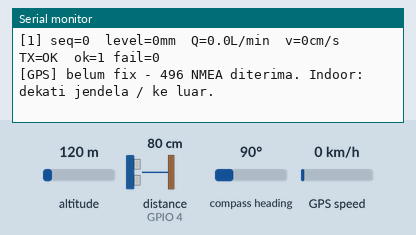
Bench run of a sketch on a simulated ESP32-S3. Shown: the last lines printed to the serial monitor. Wiring (inferred from the names in the program): ultrasonic range finder: trigger GPIO 5; echo GPIO 4. Inputs (shaded band) come from the test bench; at power-on: distance to the obstacle (sensor on GPIO 4) 80 cm, altitude 120 m, compass heading 90°, GPS speed 0 km/h. The echo pulse lasts 58.3 µs per cm; the GPS gets a fix after 3 s at 37.7749, -122.4194 with 8 satellites; no radio packets arrive unless stated.

Above: at 1.7 s.
1.8 s: distance to the obstacle (sensor on GPIO 4) set to 2 cm
At 4.4 s:
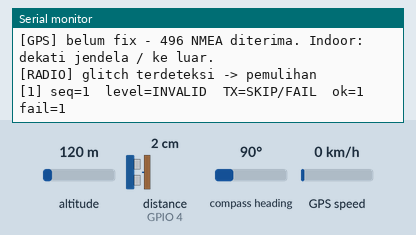
5.2 s: distance to the obstacle (sensor on GPIO 4) set to 35 cm
At 7.5 s:
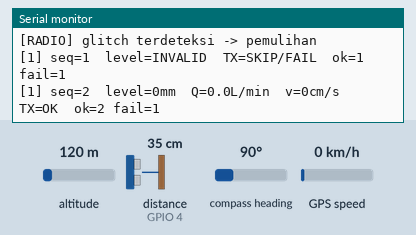
11.2 s: distance to the obstacle (sensor on GPIO 4) set to 4 cm
At 13.3 s:
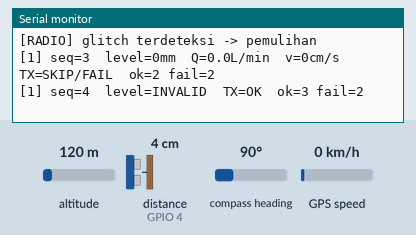

The sketch:

node_fgv_v2_n1.ino
```cpp
/*
 * FGV NODE v2 — JSN + MANNING on-chip (+ LoRa TX)
 * ================================================
 * Upgrade poc3_node: setelah level valid, hitung v & Q (Manning) on-chip
 * via flow_manning.h, dan kirim Q di paket. Pola sensor/radio tidak
 * berubah dari PoC yang sudah LULUS (median/5, INVALID=0xFFFF, CRC8).
 *
 * PAKET (18 byte, packed):
 *   node_id | seq | level_mm u16 | q_lpm_x10 u16 | v_cms u16 |
 *   flags u8 | crc8 | lat_e7 i32 | lon_e7 i32   (GPS pin-point lokasi)
 *   level_mm = 0xFFFF -> INVALID (Q juga 0xFFFF)
 *   lat/lon  = 0x7FFFFFFF -> GPS belum fix (INVALID — bukan 0 palsu)
 *   v dalam cm/s (x1), Q dalam L/min x10
 *
 * GEOMETRI (terukur 20 Sep 2026 — lihat flow_manning.h):
 *   b=8cm, tinggi=2.5cm, L=45cm, S=4/450=0.00889, n terkalibrasi 0.0154
 * SENSOR: pasang di bracket, jarak sensor->dasar >= 280 mm!
 *   (atur: level_mm = SENSOR_HEIGHT_MM - jarak_terbaca)
 *
 * Board: esp32:esp32:esp32s3 · Serial: 115200
 * ⚠️ ANTENA TERPASANG SEBELUM JALAN.
 */

#include <LoRa.h>
#include <SPI.h>
#include <esp_task_wdt.h>
#include <stdint.h>
#include <TinyGPSPlus.h>
#include "flow_manning.h"

// Watchdog: loop macet > 8 dtk -> panic-reboot otomatis (anti "sunyi misterius")
#define WDT_TIMEOUT_S 8

// ---------------- Pin map (ARSITEKTUR §2.1) -------------------------------
#define LORA_NSS   10
#define LORA_SCK   12
#define LORA_MISO  13
#define LORA_MOSI  11
#define LORA_RST   9
#define LORA_DIO0  8

const uint8_t PIN_TRIG = 5;
const uint8_t PIN_ECHO = 4;

// ---------------- GPS Neo-6M (pin point lokasi per node) -------------------
// Arsitektur 3-box independen di titik berbeda: tiap node melaporkan posisinya
// sendiri. Wiring mengikuti pola PALD test_gps_neo6m (terbukti): UART2, 9600.
// Cukup 3 kabel: VCC -> 3V3, GND -> GND, GPS TX -> GPIO 16.
// (GPS RX ke GPIO 17 opsional — kita tidak mengirim config ke modul.)
#define GPS_RX_PIN 16   // S3 RX  <- GPS TX
#define GPS_TX_PIN 17   // S3 TX  -> GPS RX (boleh dibiarkan tak tersambung)
#define GPS_BAUD    9600
HardwareSerial gpsSerial(2);
TinyGPSPlus gps;
bool    gps_fix = false;
int32_t gps_lat_e7 = 0x7FFFFFFF;   // sentinel = INVALID (belum fix)
int32_t gps_lon_e7 = 0x7FFFFFFF;

// ---------------- Sensor (keputusan PoC-1, tervalidasi) --------------------
const float SPEED_OF_SOUND_MPS = 343.42f;
const float US_TO_MM           = SPEED_OF_SOUND_MPS / 2.0f / 1000.0f;
const uint8_t  N_SAMPLES         = 5;
const uint32_t PING_INTERVAL_MS  = 60;
const uint32_t ECHO_TIMEOUT_US   = 30000;
const float    MM_MIN            = 200.0f;
const float    MM_MAX            = 4500.0f;
const uint8_t  INVALID_TOLERANCE = 3;
const float    LEVEL_OFFSET_MM   = -3.6f;   // kalibrasi PoC-1 (+3.6 terukur)
const uint16_t LEVEL_INVALID     = 0xFFFF;

// *** TERUKUR 20/21 Sep (well diganti panjang): kering 331 mm, banjir 240 mm
//     -> level banjir = 91 mm. Bacaan 240 mm < blind zone datasheet, tapi
//     unit ini tervalidasi empiris stabil hingga 221 mm (HASIL PoC-1/3).
float SENSOR_HEIGHT_MM = 331.0f;

// Kapasitas wadah bening (Kolam Penenang Hilir): kering 331 mm, banjir 240 mm
// Level > 85 mm (saat kran pink ditutup/dihambat) = MELUAP (BANJIR)
// Q disaturasi pada Q maks saluran.
const float LEVEL_OVERFLOW_MM = 85.0f;

// ---------------- Radio (tervalidasi PoC-2/3) ------------------------------
const long    RF_FREQ_HZ   = 433000000L;
const int     RF_SF        = 9;
const long    RF_BW        = 125E3;
const int     RF_CR        = 5;
const uint8_t RF_SYNCWORD = 0xF1;
const uint32_t TX_PERIOD_MS = 3000;   // 3 node 1 channel: 3 s + fase TDMA per node

const uint8_t NODE_ID = 1;

struct __attribute__((packed)) FgvTx {
  uint8_t  node_id;
  uint8_t  seq;
  uint16_t level_mm;     // 0xFFFF = INVALID (level dari DASAR saluran)
  uint16_t q_lpm_x10;    // debit x10 L/min (0xFFFF saat INVALID; saturasi saat MELUAP)
  uint16_t v_cms;        // kecepatan cm/s
  uint8_t  flags;        // bit0=level_ok bit1=meluap bit2=gps_fix
  uint8_t  crc8;
  int32_t  lat_e7;       // derajat x 1e7; 0x7FFFFFFF = belum fix
  int32_t  lon_e7;
};                         // total 18 byte
static_assert(sizeof(FgvTx) == 18, "FGV node packet must stay exactly 18 bytes");

uint8_t crc8(const uint8_t *data, uint8_t len) {
  uint8_t crc = 0x00;
  while (len--) {
    crc ^= *data++;
    for (uint8_t i = 0; i < 8; i++)
      crc = (crc & 0x80) ? (uint8_t)((crc << 1) ^ 0x07) : (uint8_t)(crc << 1);
  }
  return crc;
}

uint8_t packetCrc8(const uint8_t *packet) {
  // CRC byte is at offset 9 in packed FgvTx; omit that byte from the CRC input.
  uint8_t crc = 0;
  for (uint8_t i = 0; i < sizeof(FgvTx); i++) {
    if (i == 9) continue;
    crc ^= packet[i];
    for (uint8_t bit = 0; bit < 8; bit++)
      crc = (crc & 0x80) ? (uint8_t)((crc << 1) ^ 0x07) : (uint8_t)(crc << 1);
  }
  return crc;
}

// ---------------- Sensor ----------------------------------------------------
float takePingMm() {
  digitalWrite(PIN_TRIG, LOW);
  delayMicroseconds(4);
  digitalWrite(PIN_TRIG, HIGH);
  delayMicroseconds(10);
  digitalWrite(PIN_TRIG, LOW);
  const uint32_t echo_us = pulseIn(PIN_ECHO, HIGH, 30000);
  if (echo_us == 0) return NAN;
  const float mm = (float)echo_us * US_TO_MM;
  if (mm < MM_MIN || mm > MM_MAX) return NAN;
  return mm;
}

float medianOf(float *v, uint8_t n) {
  for (uint8_t i = 1; i < n; i++) {
    const float key = v[i];
    int8_t j = i - 1;
    while (j >= 0 && v[j] > key) { v[j + 1] = v[j]; j--; }
    v[j + 1] = key;
  }
  return (n & 1) ? v[n / 2] : (v[n / 2 - 1] + v[n / 2]) / 2.0f;
}

// ---------------- State -----------------------------------------------------
uint8_t seq = 0;
uint32_t tx_ok = 0, tx_fail = 0, n_invalid_cycles = 0, tx_busy_skip = 0;
uint32_t tx_start_ms = 0;

// TX async: loop TIDAK PERNAH blocking menunggu TX_DONE (lihat catatan
// bug hang: endPacket sinkron = while tanpa timeout di LoRa.cpp:184-200;
// EMI pompa bisa bikin radio gagal set TX_DONE -> hang permanen).
volatile bool tx_done_flag = false;
void onTxDone() { tx_done_flag = true; }

// Pemulihan mandiri radio setelah glitch EMI (pompa on/off)
void radioRecover() {
  Serial.println(F("[RADIO] glitch terdeteksi -> pemulihan"));
  LoRa.sleep();
  delay(10);
  LoRa.idle();
  LoRa.setSpreadingFactor(RF_SF);
  LoRa.setSignalBandwidth(RF_BW);
  LoRa.setCodingRate4(RF_CR);
  LoRa.setSyncWord(RF_SYNCWORD);
  LoRa.enableCrc();
}

void setup() {
  Serial.begin(115200);
  pinMode(PIN_TRIG, OUTPUT);
  pinMode(PIN_ECHO, INPUT);
  digitalWrite(PIN_TRIG, LOW);
  delay(500);
  Serial.println();
  Serial.println(F("FGV NODE 1 v2.1 | JSN + Manning + GPS | paket 18B CRC8"));

  // Watchdog tugas loop: macet > 8 dtk -> reboot (dengan jejak di serial)
  esp_task_wdt_config_t wdt_cfg = {
    .timeout_ms = WDT_TIMEOUT_S * 1000,
    .idle_core_mask = 0,
    .trigger_panic = true,
  };
  esp_task_wdt_deinit();          // bersihkan init bawaan core (abaikan err)
  esp_task_wdt_init(&wdt_cfg);
  esp_task_wdt_add(NULL);         // pantau loopTask
  Serial.println(F("Watchdog aktif (8 s) - hang akan self-recovery"));
  Serial.print(F("Geometri: b=80mm h=25mm S=0.00889 n=0.0154 | sensor_h="));
  Serial.print(SENSOR_HEIGHT_MM, 0);
  Serial.println(F(" mm (SESUAIKAN!)"));

  gpsSerial.setRxBufferSize(512);   // fase sensing JSN blocking ~400ms; buffer
                                    // 256 bawaan bisa luap oleh NMEA 9600 baud
  gpsSerial.begin(GPS_BAUD, SERIAL_8N1, GPS_RX_PIN, GPS_TX_PIN);
  Serial.println(F("GPS UART2 9600 mulai. Fix butuh langit terbuka; indoor bisa lambat."));

  SPI.begin(LORA_SCK, LORA_MISO, LORA_MOSI, LORA_NSS);
  LoRa.setPins(LORA_NSS, LORA_RST, LORA_DIO0);
  if (!LoRa.begin(RF_FREQ_HZ)) {
    Serial.println(F("FATAL: LoRa.begin gagal."));
    while (true) delay(1000);
  }
  LoRa.setSpreadingFactor(RF_SF);
  LoRa.setSignalBandwidth(RF_BW);
  LoRa.setCodingRate4(RF_CR);
  LoRa.setSyncWord(RF_SYNCWORD);
  LoRa.enableCrc();
  LoRa.onTxDone(onTxDone);
  tx_done_flag = true;   // radio idle, TX pertama boleh jalan
  Serial.println(F("LoRa OK. TX async 1 paket/3 detik (fase TDMA per node)."));
  // TDMA fase bebas: geser mulai TX per node agar slot 3 s tidak bertumpuk
  // (n1 mulai 0 ms, n2 +1 s, n3 +2 s). Drift harian diabaikan utk skala demo.
  delay((uint32_t)(NODE_ID - 1) * 1000UL);
}

void loop() {
  const uint32_t t0 = millis();

  // GPS non-blocking: konsumsi NMEA yang ada di buffer UART2 (pola PALD)
  while (gpsSerial.available() > 0) gps.encode(gpsSerial.read());
  if (gps.location.isValid() && gps.location.isUpdated()) {
    gps_fix = true;
    gps_lat_e7 = (int32_t)(gps.location.lat() * 1e7);
    gps_lon_e7 = (int32_t)(gps.location.lng() * 1e7);
  }

  float valid[N_SAMPLES];
  uint8_t n_valid = 0, n_invalid = 0;
  for (uint8_t i = 0; i < N_SAMPLES; i++) {
    const float mm = takePingMm();
    if (isnan(mm)) n_invalid++; else valid[n_valid++] = mm;
    if (i < N_SAMPLES - 1) {
      const int32_t r = (int32_t)((i + 1) * 60) - (int32_t)(millis() - t0);
      if (r > 0) delay((uint32_t)r);
    }
  }

  uint16_t level_tx, q_tx, v_tx;
  uint8_t  flags_tx = 0;
  float level_mm = NAN;
  if (n_invalid >= INVALID_TOLERANCE ||
      n_valid < (N_SAMPLES - INVALID_TOLERANCE + 1)) {
    level_tx = 0xFFFF; q_tx = 0xFFFF; v_tx = 0xFFFF;
    n_invalid_cycles++;
  } else {
    const float dist = medianOf(valid, n_valid) + LEVEL_OFFSET_MM;
    level_mm = SENSOR_HEIGHT_MM - dist;   // level dari DASAR saluran
    if (level_mm < 0) level_mm = 0;       // sensor di atas dinding = kering
    level_tx = (uint16_t)(level_mm + 0.5f);
    flags_tx = 0x01;                      // bit0: level_ok

    float h_eff = level_mm;
    if (h_eff > LEVEL_OVERFLOW_MM) {      // MELUAP: Q saturasi, jangan hitung
      h_eff = LEVEL_OVERFLOW_MM;          //   geometri di luar kapasitas saluran
      flags_tx |= 0x02;                   // bit1: meluap
    }
    q_tx = manningQx10(h_eff);
    float v, Q;
    manningFromLevelMm(h_eff, &v, &Q);
    v_tx = (uint16_t)(v * 100.0f + 0.5f); // cm/s
  }

  if (gps_fix) flags_tx |= 0x04;         // bit2: GPS fix valid

  FgvTx p;
  p.node_id  = NODE_ID;
  p.seq      = seq;
  p.level_mm = level_tx;
  p.q_lpm_x10 = q_tx;
  p.v_cms    = v_tx;
  p.flags    = flags_tx;
  p.lat_e7   = gps_lat_e7;               // 0x7FFFFFFF bila belum fix
  p.lon_e7   = gps_lon_e7;
  p.crc8     = packetCrc8((uint8_t *)&p);

  // ---- TX async: TIDAK PERNAH blocking (anti-hang, tahan EMI pompa) ----
  bool tx_sent = false;
  if (!tx_done_flag) {
    if (millis() - tx_start_ms > 500) {   // TX sebelumnya tak selesai dlm 500ms
      radioRecover();                     //   -> pulihkan radio, jangan pernah hang
      tx_done_flag = true;
      tx_fail++;
    }
    // else: TX masih berjalan (normal ~150ms) -> siklus ini tanpa TX baru
  } else {
    tx_done_flag = false;
    tx_start_ms = millis();
    if (LoRa.beginPacket() == 1) {
      LoRa.write((uint8_t *)&p, sizeof(p));
      LoRa.endPacket(true);               // async: balik seketika; selesai via ISR
      tx_ok++;
      tx_sent = true;
    } else {
      tx_fail++;                          // radio sibuk/stuck
    }
  }

  Serial.print(F("["));
  Serial.print(NODE_ID);
  Serial.print(F("] seq="));
  Serial.print(seq);
  if (isnan(level_mm)) {
    Serial.print(F("  level=INVALID"));
  } else {
    Serial.print(F("  level="));
    Serial.print(level_tx);
    Serial.print(F("mm  Q="));
    Serial.print(q_tx / 10.0f, 1);
    Serial.print(F("L/min  v="));
    Serial.print(v_tx);
    Serial.print(F("cm/s"));
    if (flags_tx & 0x02) Serial.print(F("  ** MELUAP **"));
  }
  Serial.print(F("  TX="));
  Serial.print(tx_sent ? F("OK") : F("SKIP/FAIL"));
  Serial.print(F("  ok="));
  Serial.print(tx_ok);
  Serial.print(F(" fail="));
  Serial.println(tx_fail);
  if (seq % 10 == 0) {
    Serial.print(F("[GPS] "));
    if (gps_fix) {
      Serial.print(gps_lat_e7 / 1e7, 6);
      Serial.print(F(", "));
      Serial.print(gps_lon_e7 / 1e7, 6);
      Serial.print(F("  satelit="));
      Serial.println(gps.satellites.value());
    } else {
      Serial.print(F("belum fix - "));
      Serial.print(gps.charsProcessed());
      Serial.println(F(" NMEA diterima. Indoor: dekati jendela / ke luar."));
    }
  }
  seq++;

  const int32_t remain = (int32_t)TX_PERIOD_MS - (int32_t)(millis() - t0);
  if (remain > 0) delay((uint32_t)remain);
  esp_task_wdt_reset();   // loop hidup & selesai satu siklus -> laporkan ke WDT
}
```

flow_manning.h
```cpp
/*
 * flow_manning.h — Estimasi debit Manning on-chip (FGV prototipe)
 * ================================================================
 * Sumber kebenaran: ARSITEKTUR_DAN_PROTOKOL.md par.5 + geometri
 * testbed terukur 20 Sep 2026:
 *   Saluran talang: panjang 45 cm, lebar 8 cm, tinggi dinding 2.5 cm
 *   Elevasi hulu 593 mm, hilir 589 mm -> S = 4/450 = 0.00889
 *   n = 0.010 (permukaan logam seng/lembut, tabel standar Manning;
 *   akan dikalibrasi ulang vs debit volumetrik — Fase 4)
 *
 * Semua fungsi menerima level mm dari dasar saluran dan mengembalikan
 * v (m/s) dan Q (L/min). Level 0 atau INVALID tidak boleh dipanggil
 * ke sini (validasi dilakukan pemanggil — aturan unknown ≠ 0).
 *
 * Verifikasi hitung (20 Sep): h=15mm @S=0.00889 -> Q=33.4 L/min
 * = kapasitas pompa 2000 L/h -> level operasi stabil ~15 mm. Cocok.
 */

#ifndef FLOW_MANNING_H
#define FLOW_MANNING_H

#include <stdint.h>
#include <math.h>

// ---------------- Geometri saluran (TERUKUR 20 Sep 2026) ------------------
#define CHANNEL_WIDTH_M     0.080f     // b  = 8 cm
#define CHANNEL_HEIGHT_MM   25.0f      // tinggi dinding talang
#define CHANNEL_SLOPE       0.00889f   // S  = 4mm / 450mm (terukur)
#define MANNING_N           0.010f     // n  (PVC/logam halus, standar)

// Kembalikan debit L/min (integer x10 biar muat di paket u16)
// level_mm: tinggi muka air dari DASAR saluran
// Q_lpm_x10 keluar 0..65535; panggil hanya bila level valid & > 0
static inline void manningFromLevelMm(float level_mm,
                                      float *v_out, float *Q_lpm_out) {
  const float b = CHANNEL_WIDTH_M;
  const float h = level_mm / 1000.0f;
  if (h <= 0.0f) { *v_out = 0; *Q_lpm_out = 0; return; }

  const float A = b * h;                       // penampang basah (m2)
  const float P = b + 2.0f * h;                // keliling basah (m)
  const float R = A / P;                       // jari-jari hidrolis (m)
  const float v = (1.0f / MANNING_N) * powf(R, 2.0f / 3.0f)
                  * sqrtf(CHANNEL_SLOPE);
  *v_out     = v;
  *Q_lpm_out = A * v * 1000.0f * 60.0f;        // L/min
}

// Versi integer utk paket LoRa (Q x10, saturasi 65535)
static inline uint16_t manningQx10(float level_mm) {
  float v, Q;
  manningFromLevelMm(level_mm, &v, &Q);
  const float qx10 = Q * 10.0f;
  if (qx10 >= 65535.0f) return 65535;
  return (uint16_t)(qx10 + 0.5f);
}

#endif // FLOW_MANNING_H
```

Measured:
- after the input at 1.8 s, the serial monitor: prints a new line after 2.0 s (image 1)
- after the input at 5.2 s, the serial monitor: prints a new line after 1.6 s (image 2)
- after the input at 11.2 s, the serial monitor: prints a new line after 1.6 s (image 3)
